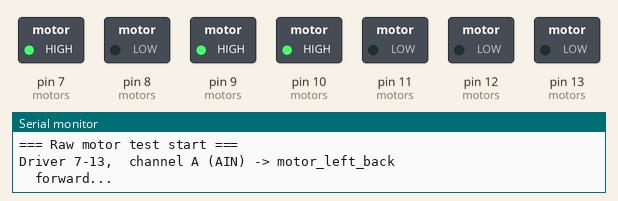
A sketch run on a simulated Arduino Uno, built with avr-gcc and run on an emulated ATmega328P. Shown: switched loads named in the sketch (green lamp = pin HIGH), the last lines printed to the serial monitor.

Above: at 0.1 s.
At 3.6 s:
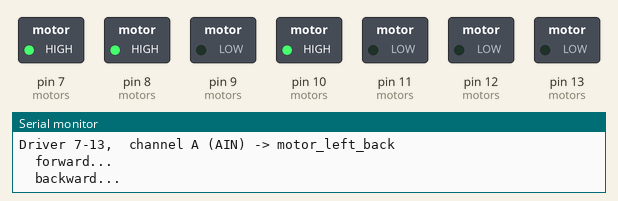
At 7.1 s:
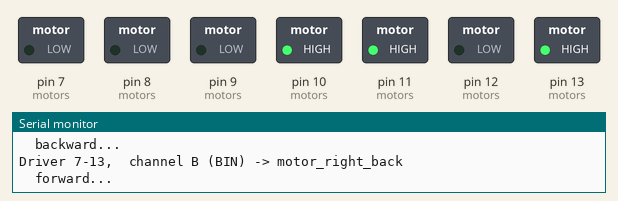
At 10.6 s:
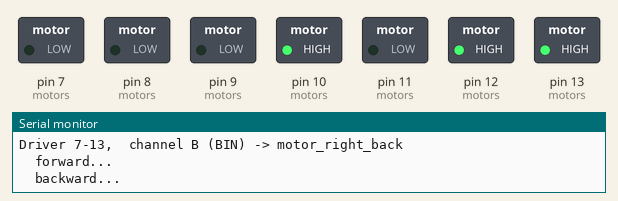
At 12.6 s:
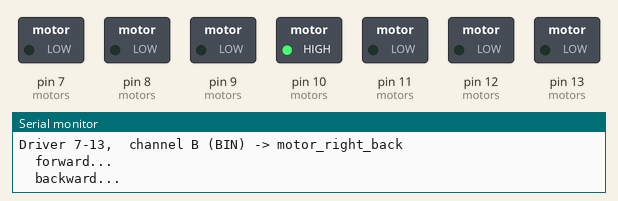
At 28.1 s:
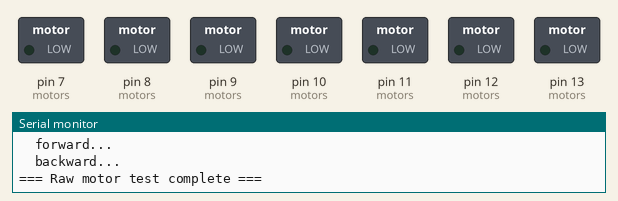
Timing chart, 0 to 29.6 s (numbered marks = the images above):
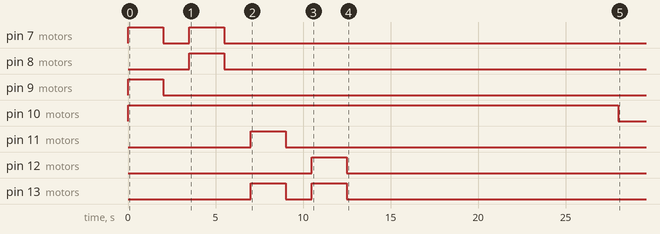

The sketch:

raw_motor_test.ino
```cpp
// Raw pin test: no SparkFun library, one motor at a time.
// Each motor runs forward, pauses, runs backward, pauses.

struct RawMotor {
  const char *name;
  int in1;
  int in2;
  int pwm;
  int stby;
};

// Driver on pins 7-13 (called "F" in your code)
// Driver on pins 22-28 (called "B" in your code)
RawMotor motors[] = {
  { "Driver 7-13,  channel A (AIN) -> motor_left_back",   9,  8,  7, 10 },
  { "Driver 7-13,  channel B (BIN) -> motor_right_back", 11, 12, 13, 10 },
  { "Driver 22-28, channel A (AIN) -> motor_right_front", 24, 23, 22, 25 },
  { "Driver 22-28, channel B (BIN) -> motor_left_front",  26, 27, 28, 25 }
};
const int NUM_MOTORS = sizeof(motors) / sizeof(motors[0]);

const unsigned long RUN_MS = 2000;
const unsigned long PAUSE_MS = 1500;

void stopMotor(const RawMotor &m) {
  digitalWrite(m.pwm, LOW);
  digitalWrite(m.in1, LOW);
  digitalWrite(m.in2, LOW);
}

void runMotor(const RawMotor &m, bool forward) {
  digitalWrite(m.stby, HIGH);                 // take driver out of standby
  digitalWrite(m.in1, forward ? HIGH : LOW);
  digitalWrite(m.in2, forward ? LOW : HIGH);
  digitalWrite(m.pwm, HIGH);                  // full on (works on any pin)
  delay(RUN_MS);
  stopMotor(m);
  delay(PAUSE_MS);
}

void testMotor(const RawMotor &m) {
  Serial.println();
  Serial.println(m.name);

  Serial.println("  forward...");
  runMotor(m, true);

  Serial.println("  backward...");
  runMotor(m, false);
}

void setup() {
  Serial.begin(115200);

  for (int i = 0; i < NUM_MOTORS; i++) {
    pinMode(motors[i].in1, OUTPUT);
    pinMode(motors[i].in2, OUTPUT);
    pinMode(motors[i].pwm, OUTPUT);
    pinMode(motors[i].stby, OUTPUT);
    digitalWrite(motors[i].stby, LOW);
    stopMotor(motors[i]);
  }

  Serial.println("=== Raw motor test start ===");
  for (int i = 0; i < NUM_MOTORS; i++) {
    testMotor(motors[i]);
  }
  Serial.println();
  Serial.println("=== Raw motor test complete ===");

  // Put drivers back in standby
  for (int i = 0; i < NUM_MOTORS; i++) {
    digitalWrite(motors[i].stby, LOW);
  }
}

void loop() {
  // Nothing: test runs once on reset.
}
```
